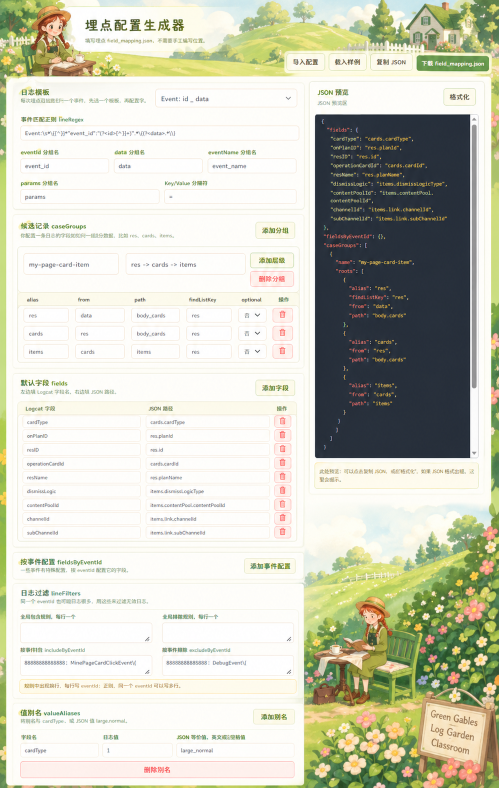
#> input picture uidesign.png, 998 x 1576 px (shown at 1/2 size)
$ python -i build_exe.py   (imports and definitions only)
#> lines starting #> are read from the running program, lines starting #| are printed output that depends on the picture; after the words box and inside, x2 and y2 are one past the last pixel; in counts of white or black regions, pixels touching at a corner belong together
#!/usr/bin/env python3
"""打包 埋点小岛 Windows 单文件 exe 及分发压缩包。"""
import argparse
import os
import shutil
import subprocess
import sys
import time
import zipfile

HERE = os.path.dirname(os.path.abspath(__file__))
APP_NAME = "埋点小岛"
ZIP_NAME = "埋点小岛_Windows版.zip"
SAMPLE_PACK_NAME = "示例规则包（含数据源样本）.yaml"
DATA_DIRNAME = "埋点小岛数据"
DATA_SKIP_DIRS = {"reports", ".history", "__pycache__", "snapshots", "flows"}
DATA_SKIP_EXT = (".bak", ".log", ".py", ".pyc", ".tmp")


# [42 lines left out: functions _data_score, _data_mtime, copy_data_dir, not called in this run]


def make_icon(src_img, out_ico):
    """把 mascot.jpg 裁成圆形多尺寸 .ico（需要 Pillow；没有则跳过）。"""
#> called with src_img = '../uidesign.png', out_ico = 'out.png'
    if not os.path.isfile(src_img):
        return None
    try:
        from PIL import Image, ImageDraw
    except ImportError:
        print("提示：未安装 Pillow，跳过自定义 exe 图标（不影响功能）")
        return None
    im = Image.open(src_img).convert("RGBA")
    side = min(im.size)
#> side = 998
    left = (im.width - side) // 2
#> left = 0
    top = (im.height - side) // 2
#> top = 289
    im = im.crop((left, top, left + side, top + side)).resize((512, 512), Image.LANCZOS)
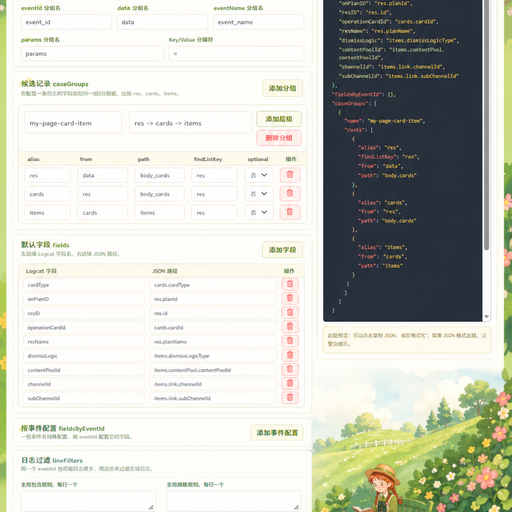
#> im: PIL image 512x512 RGBA; mean R, G, B, A 200.6, 202.5, 192.9, 255
    mask = Image.new("L", (512, 512), 0)
#> mask: PIL image 512x512 L; every value is 0
    ImageDraw.Draw(mask).ellipse((12, 12, 500, 500), fill=255)
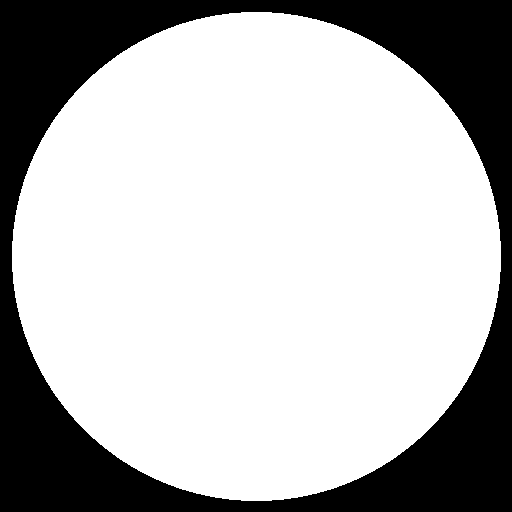
#> mask: PIL image 512x512 L; 71.6% white; 1 black region, box (x1, y1, x2, y2) and area: (0, 0, 512, 512) 74399
    im.putalpha(mask)
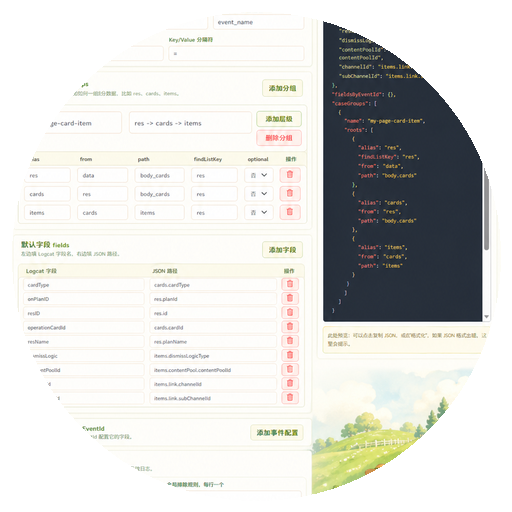
#> im: PIL image 512x512 RGBA; mean R, G, B, A 200.6, 202.5, 192.9, 182.6; transparent parts drawn white
    im.save(out_ico, format="ICO", sizes=[(256, 256), (128, 128), (64, 64), (48, 48), (32, 32), (16, 16)])
    return out_ico


# [184 lines left out: functions export_sample_pack, zip_folder, main, not called in this run]


# [2 lines not run here, left out]

>>> result = make_icon('../uidesign.png', 'out.png')
